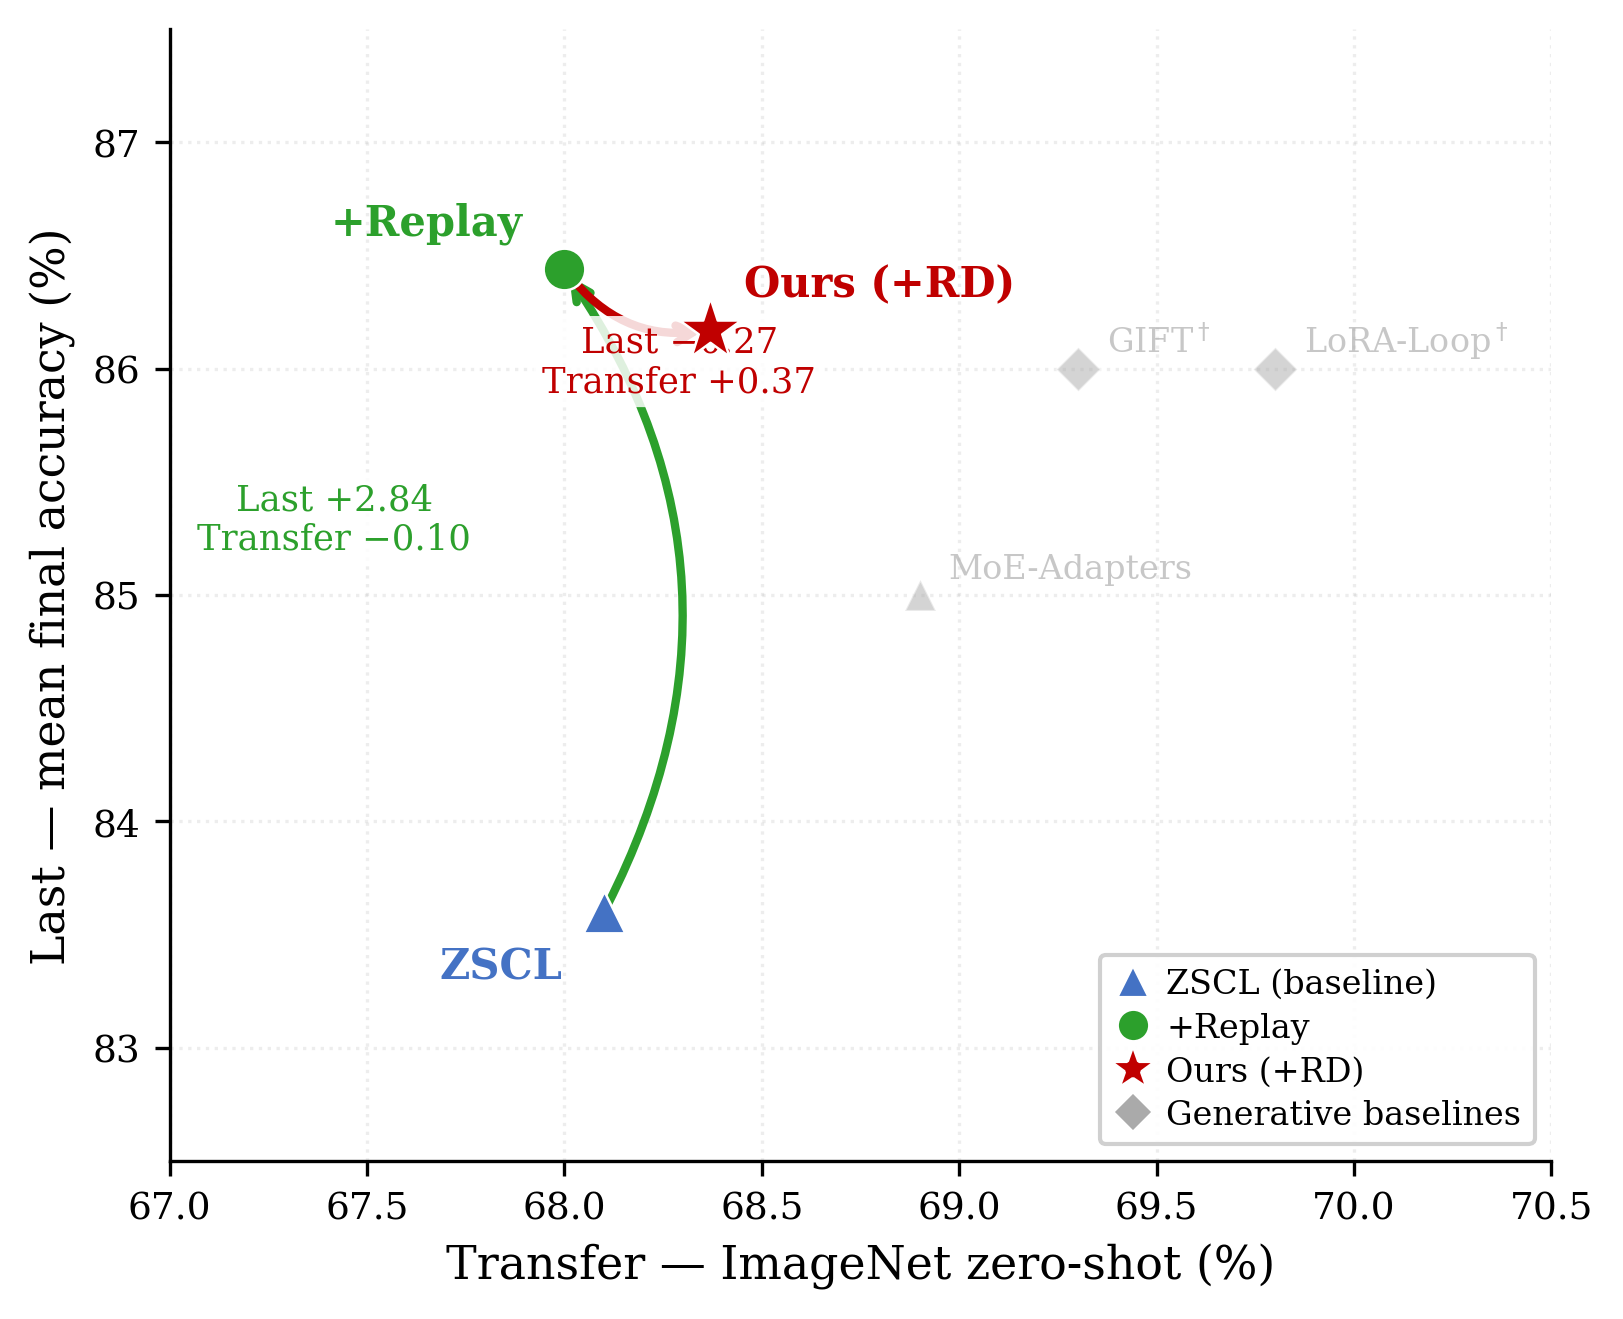

This chart was generated by the following Python code:
"""
Option A: Decomposition path scatter.
Zoomed in on the VLM cluster. Shows ZSCL → +Replay → Ours as arrows,
with GIFT and LoRA-Loop as faded context. Arrows labelled with deltas.
"""
import matplotlib.pyplot as plt
import matplotlib.lines as mlines

plt.rcParams.update({
    'font.family': 'serif',
    'font.size': 10,
    'axes.labelsize': 11,
    'xtick.labelsize': 9,
    'ytick.labelsize': 9,
    'axes.spines.top': False,
    'axes.spines.right': False,
})

# Faded context points
CONTEXT = [
    (68.9,  85.0, 'MoE-Adapters',        '#aaaaaa', '^', 55),
    (69.3,  86.0, r'GIFT$^\dagger$',      '#aaaaaa', 'D', 55),
    (69.8,  86.0, r'LoRA-Loop$^\dagger$', '#aaaaaa', 'D', 55),
]

# (Transfer, Last, label, color, marker, s, dx_pt, dy_pt, ha, va)
PATH = [
    (68.10, 83.60, 'ZSCL',       '#4472C4', '^', 100,  -10,  -8, 'right', 'top'),
    (68.00, 86.44, '+Replay',    '#2CA02C', 'o', 100,  -10,   6, 'right', 'bottom'),
    (68.37, 86.17, 'Ours (+RD)', '#C00000', '*', 240,    8,   6, 'left',  'bottom'),
]

# Arrow labels: (text, x offset from midpoint in pts, y offset)
ARROW_LABELS = [
    ('Last +2.84\nTransfer −0.10', -60, 10, '#2CA02C'),
    ('Last −0.27\nTransfer +0.37',  10, -22, '#C00000'),
]

fig, ax = plt.subplots(figsize=(5.5, 4.5))

# Faded context
for t, l, name, color, marker, s in CONTEXT:
    ax.scatter(t, l, c=color, marker=marker, s=s, zorder=3,
               edgecolors='white', linewidths=0.5, alpha=0.5, clip_on=False)
    ax.annotate(name, xy=(t, l), xytext=(7, 4), textcoords='offset points',
                fontsize=8, color=color, alpha=0.65, annotation_clip=False)

# Curved arrows between path steps
for i in range(len(PATH) - 1):
    x0, y0 = PATH[i][0], PATH[i][1]
    x1, y1 = PATH[i+1][0], PATH[i+1][1]
    col = PATH[i+1][3]
    ax.annotate('', xy=(x1, y1), xytext=(x0, y0),
                arrowprops=dict(arrowstyle='->', color=col, lw=2.0,
                                connectionstyle='arc3,rad=0.3'),
                annotation_clip=False)
    mx, my = (x0 + x1) / 2, (y0 + y1) / 2
    txt, odx, ody, tcol = ARROW_LABELS[i]
    ax.annotate(txt, xy=(mx, my), xytext=(odx, ody),
                textcoords='offset points', fontsize=8.5, color=tcol,
                annotation_clip=False, ha='center',
                bbox=dict(boxstyle='round,pad=0.25', fc='white', alpha=0.85, ec='none'))

# Path points + labels
for t, l, name, color, marker, s, dx, dy, ha, va in PATH:
    ax.scatter(t, l, c=color, marker=marker, s=s, zorder=6,
               edgecolors='white', linewidths=0.6, clip_on=False)
    ax.annotate(name, xy=(t, l), xytext=(dx, dy), textcoords='offset points',
                fontsize=10, color=color, fontweight='bold',
                ha=ha, va=va, annotation_clip=False)

ax.set_xlabel('Transfer — ImageNet zero-shot (%)')
ax.set_ylabel('Last — mean final accuracy (%)')
ax.set_xlim(67.0, 70.5)
ax.set_ylim(82.5, 87.5)
ax.grid(True, alpha=0.22, linestyle=':')

handles = [
    mlines.Line2D([],[],marker='^', color='w', markerfacecolor='#4472C4',
                  markersize=8, label='ZSCL (baseline)'),
    mlines.Line2D([],[],marker='o', color='w', markerfacecolor='#2CA02C',
                  markersize=8, label='+Replay'),
    mlines.Line2D([],[],marker='*', color='w', markerfacecolor='#C00000',
                  markersize=12, label='Ours (+RD)'),
    mlines.Line2D([],[],marker='D', color='w', markerfacecolor='#aaaaaa',
                  markersize=7, label='Generative baselines'),
]
ax.legend(handles=handles, fontsize=8, loc='lower right',
          bbox_to_anchor=(1.0, 0.0), framealpha=0.92,
          handlelength=1.2, handletextpad=0.4, labelspacing=0.35)

plt.tight_layout()
plt.savefig('figure_a.pdf', dpi=300, bbox_inches='tight')
plt.savefig('figure_a.png', dpi=300, bbox_inches='tight')
print("Saved figure_a.pdf / figure_a.png")
plt.show()
